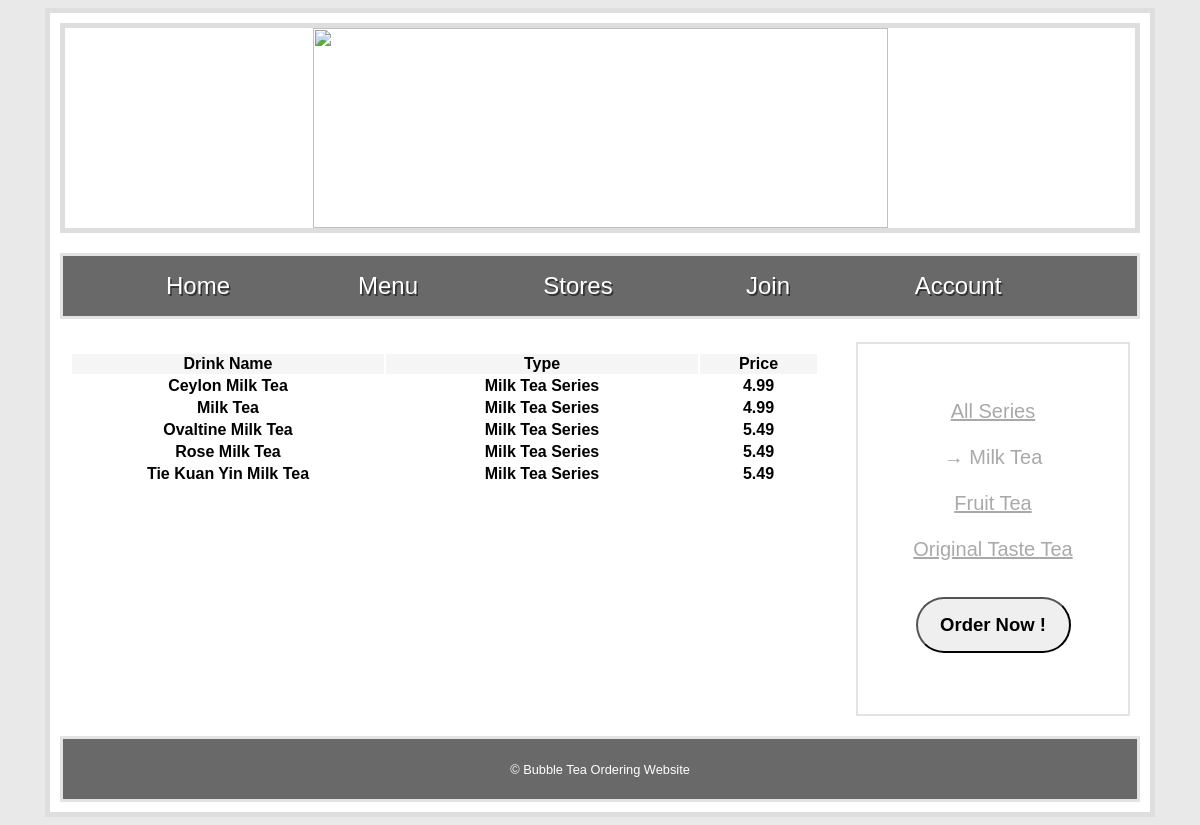
/MilkTea.php, run on the app's committed database.
### tables this page shows
CREATE TABLE Drink (
	D_Name CHAR(50) PRIMARY KEY,
	Type CHAR(25),
	Price REAL
);

### MilkTea.php (the view, shortened to what this page needs)
<!DOCTYPE html>
<head>
    <link rel="stylesheet" type="text/css" href="Styles/stylesheet.css"/>
</head>
<body>
    <div id = "wrapper">
        <div id = "banner">
            <img src="Images/banner.jpeg" width="575px" height="200px"/>
        </div>
        <nav id = "navigation">
            <ul id = "nav">
                <li><a href="Home.php">Home</a></li>
                <li><a href="Menu.php">Menu</a></li>
                <li><a href="Stores.php">Stores</a></li>
                <li><a href="Join.php">Join</a></li>
                <li><a href="Account.php">Account</a></li>
            </ul>
        </nav>
        <div id = "left">
        <table class="table">
            <thead>
                <th style="background-color: whitesmoke"> <b>Drink Name</b></th>
                <th style="background-color: whitesmoke"><b>Type</b></th>
                <th style="background-color: whitesmoke"><b>Price</b></th>
            </thead>
            <tbody>
                <?php
                include 'config.php';
                $query = "SELECT D_Name,Type,Price FROM Drink WHERE Type = 'Milk Tea Series'";
                $r = mysqli_query($conn, $query);
                while($row = mysqli_fetch_assoc($r)){
                ?>
                <tr>
                    <th style="width: 310px"><?php echo $row['D_Name']?></th>
                    <th style="width: 310px"><?php echo $row['Type']?></th>
                    <th style="width: 115px"><?php echo $row['Price']?></th>
                </tr>
            <?php
                }
            ?>
            </tbody>
        </table>
    </div>
    <div id = "right" style = "text-align:center">
        <div class="drink"><a href="Menu.php"><br><br>All Series<br></a></div>
        <div class="drink"><a><br>→ Milk Tea </a><br></div>
        <div class="drink"><a href="FruitTea.php"><br>Fruit Tea </a><br></div>
        <div class="drink"><a href="OriginalTasteTea.php"><br>Original Taste Tea <br></a></div>
        <div class="order_btn"><a href="Order.php"><br><br><button type="button"><b>Order Now !</b></button></a></div>
    </div>
    <footer>
        <p> © Bubble Tea Ordering Website </p>
    </footer>
</body>
</html>

### Styles/stylesheet.css (style rules this page uses)
body { font-family: lucida grande, tahoma, verdana, arial, sans-serif; background-color: #e9e9e9; }
body p { font-size: 0.8em; line-height: 1.28; }
#wrapper { width: 1080px; background-color: white; margin: 0 auto; padding: 10px; border: 5px solid #dedede; }
#banner { background-repeat: no-repeat; background-size: cover; border: 5px solid #dedede; height: 200px; text-align: center; }
#left { float: left; width: 750px; margin: 20px 0 20px 0; padding: 10px; }
#right { float: right; width: 250px; height: 350px; margin: 20px 10px; padding: 10px; border: 2px solid #E3E3E3; color: black; }
footer { clear: both; width: auto; height: 40px; padding: 10px; border: 3px solid #E3E3E3; text-align: center; color: white; background: dimgrey; }
#navigation { height: 60px; border: 3px solid #E3E3E3; margin-top: 20px; text-shadow: 0.1em 0.1em #333; background-color: dimgrey; }
#nav { list-style: none; }
#nav li { font-size: 24px; float: left; position: relative; width: 190px; height: 50px; text-align: center; }
#nav a:link, nav a:active, nav a:visited { display: block; color: #fff; text-decoration: none; }
.drink a { font-size: 20px; color: darkgrey; }
.order_btn a { text-decoration: none; }
.order_btn button { display: block; margin: auto; width: 155px; border-radius: 35px; padding: 15px; font-size: 18.5px; text-align: center; }

### data on the page
drink: D_Name "Ceylon Milk Tea", Type "Milk Tea Series", Price "4.99"
drink: D_Name "Milk Tea", Type "Milk Tea Series", Price "4.99"
drink: D_Name "Ovaltine Milk Tea", Type "Milk Tea Series", Price "5.49"
drink: D_Name "Rose Milk Tea", Type "Milk Tea Series", Price "5.49"
drink: D_Name "Tie Kuan Yin Milk Tea", Type "Milk Tea Series", Price "5.49"
